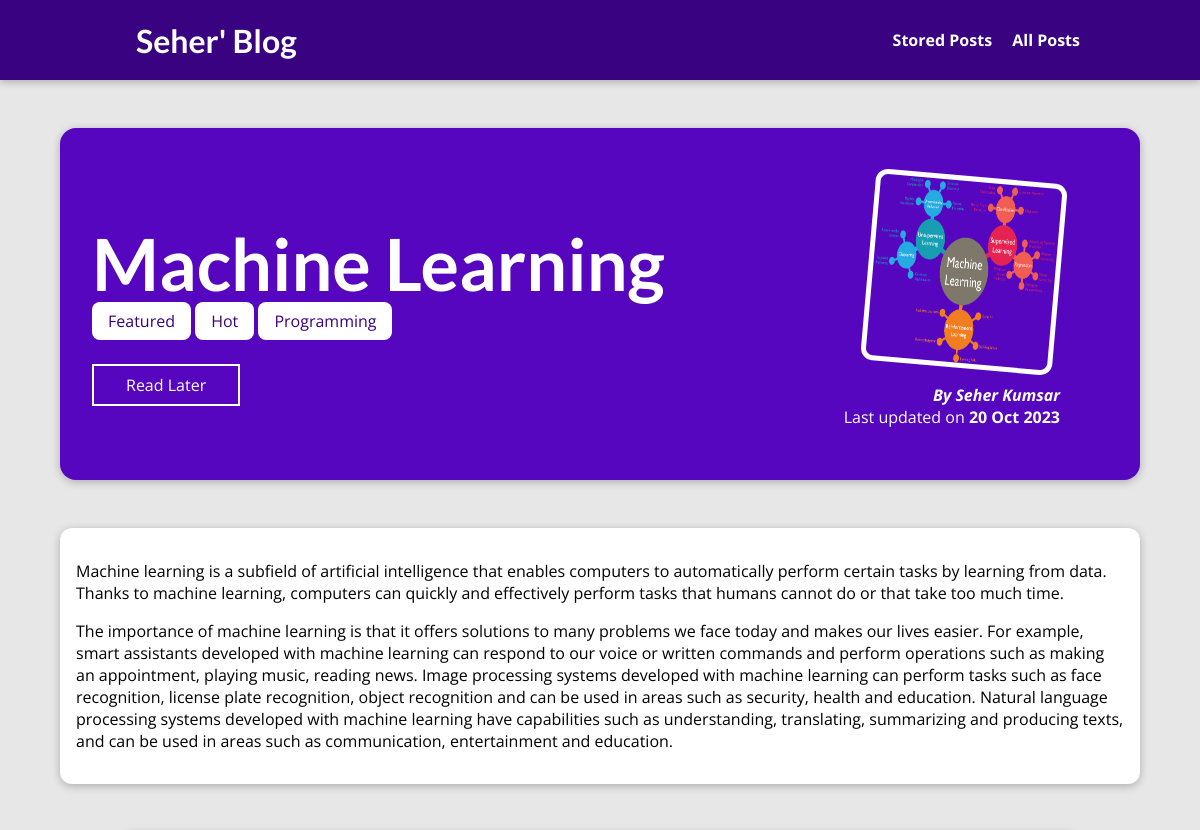
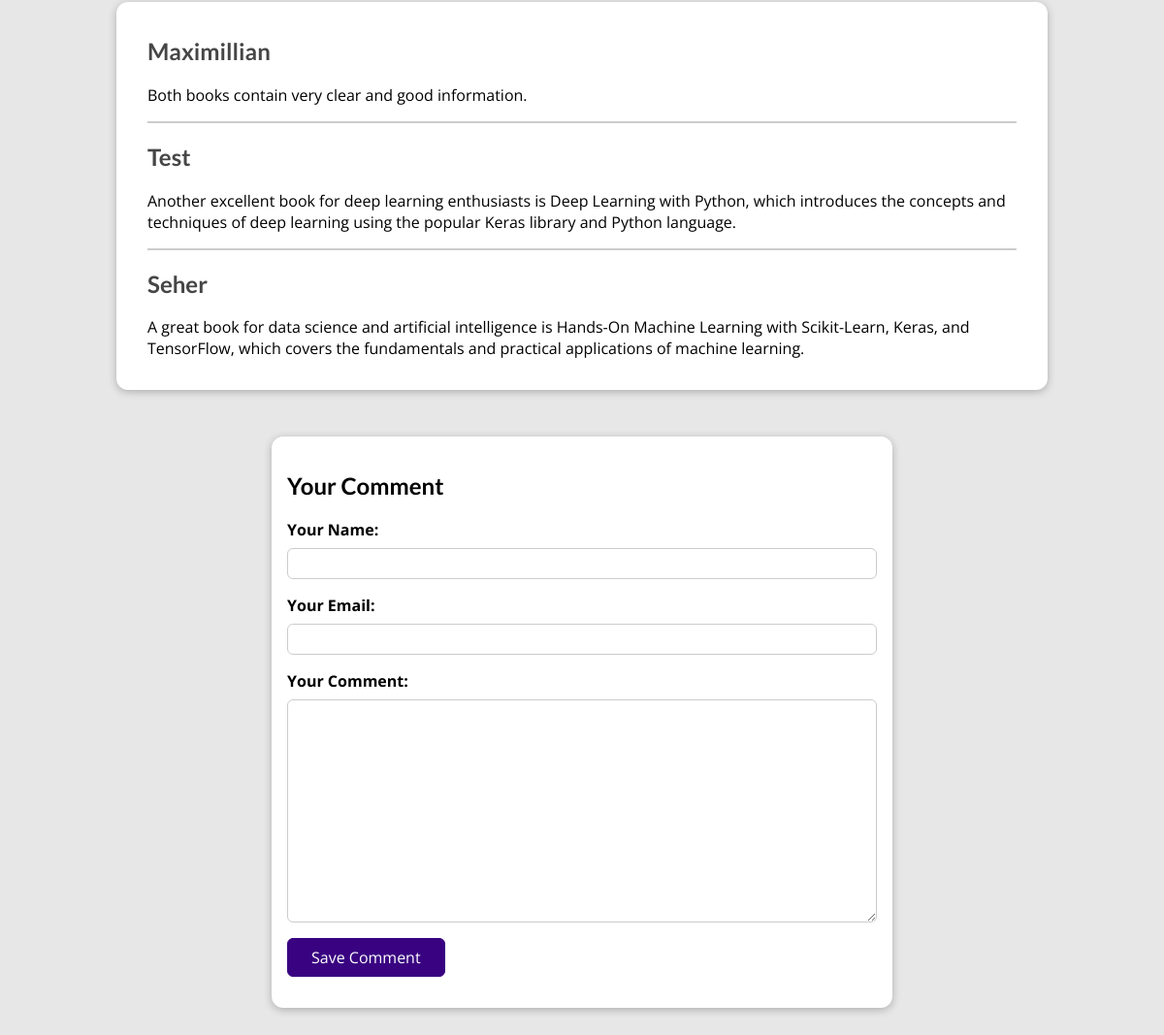
The page /posts/machine-learning on the database its author committed (2 pictures, top to bottom).
### blog/models.py (models this page shows, shortened)
class Post(models.Model):
    title = models.CharField(max_length=150)
    excerpt = models.CharField(max_length=200, validators=[MinLengthValidator(25)])
    image = models.ImageField(upload_to="posts", null=True)
    date = models.DateField(auto_now=True)
    slug = models.SlugField(unique=True, db_index=True)
    content = models.TextField(validators=[MinLengthValidator(10)])
    author = models.ForeignKey(Author, on_delete=models.SET_NULL, null=True, related_name="posts") # but cannot be null
    tag = models.ManyToManyField(Tag)

class Tag(models.Model):
    caption = models.CharField(max_length=20)

class Author(models.Model):
    first_name = models.CharField(max_length=100)
    last_name = models.CharField(max_length=100)
    email_address = models.EmailField()
    def full_name(self):
        return f"{self.first_name} {self.last_name}"
    def __str__(self):
        return self.full_name()

class Comment(models.Model):
    user_name = models.CharField(max_length=120) # Your name
    user_email = models.EmailField() # Your Email
    text = models.TextField(max_length=400)
    post = models.ForeignKey(Post, on_delete=models.CASCADE, related_name="comments")

### blog/views.py (the view, shortened to what this page needs)
# urls.py: path("posts/<slug:slug>", views.SinglePostView.as_view(),
class SinglePostView(View):
    def is_stored_post(self, request, post_id):
        stored_posts = request.session.get("stored_posts")
        if stored_posts is not None:
          is_saved_for_later = post_id in stored_posts
        else:
          is_saved_for_later = False
        return is_saved_for_later
    def get(self, request, slug):
        post = Post.objects.get(slug=slug)
        context = {
          "post": post,
          "post_tags": post.tag.all(),
          "comment_form": CommentForm(),
          "comments": post.comments.all().order_by("-id"),
          "saved_for_later": self.is_stored_post(request, post.id)
        }
        return render(request, "blog/post-detail.html", context)

### blog/forms.py
class CommentForm(forms.ModelForm):
    class Meta:
        model = Comment
        exclude = ["post"]
        labels = {
          "user_name": "Your Name",
          "user_email": "Your Email",
          "text": "Your Comment"
        }

### blog/templates/blog/post-detail.html (shortened to what this page needs)
{% extends "base.html" %}
{% load static %}
{% block css_files %}
<link rel="stylesheet" href="{% static "blog/post-detail.css" %}" />
{% endblock %}
{% block content %}
<section id="summary">
  <h2>{{ post.title }}</h2>
  <div>
    {% for tag in post_tags %}
      <span class="tag">{{ tag.caption }}</span>
    {% endfor %}
  </div>
  <div id="read-later">
    <form action="{% url "read-later" %}" method="POST">
      <button>
        {% if saved_for_later %}
          Remove from "Read Later" List
        {% else %}
          Read Later
        {% endif %}
      </button>
    </form>
  </div>
  <article>
    <img src="{{ post.image.url}}" alt="{{ post.title }}" />
    <address>By <a href = "mailto: {{ post.author.email_address}}">{{ post.author }}</a></address>
    <div>Last updated on <time>{{ post.date|date:"d M Y" }}</time></div>
  </article>
</section>
<main>
  {{ post.content|linebreaks }}
</main>
<section id="comments">
  <ul>
    {% for comment in comments %}
      <li>
        <h2>{{ comment.user_name }}</h2>
        <p>{{ comment.text|linebreaks }}</p>
      </li>
    {% endfor %}
  </ul>
</section>
<section id="comment-form">
  <h2>Your Comment</h2>
  <form action="{% url "post-detail-page" post.slug %}" method="POST">
    {% for form_field in comment_form %}
      <div class="form-control {% if form_field.errors %}invalid{% endif %}">
        {{ form_field.label_tag }}
        {{ form_field }}
      </div>
    {% endfor %}
    <button>Save Comment</button>
  </form>
</section>
{% endblock %}

### templates/base.html (shortened to what this page needs)
{% load static %}
<!DOCTYPE html>
<html lang="en">
<head>
  <link rel="stylesheet" href="{% static "app.css" %}">
  {% block css_files %}{% endblock %}
</head>
<body>
  <header id="main-navigation">
    <h1><a href="{% url "starting-page" %}">Seher' Blog</a></h1>
    <nav>
      <a href="{% url "read-later" %}">Stored Posts</a>
      <a href="{% url "posts-page" %}">All Posts</a>
    </nav>
  </header>
  {% block content %}
  {% endblock %}
</body>
</html>

### static/app.css (style rules this page uses)
* { box-sizing: border-box; }
html { font-family: 'Open Sans', 'Lato', sans-serif; }
body { margin: 0; }
h1, h2, h3 { font-family: 'Lato', sans-serif; font-weight: bold; }
#main-navigation { width: 100%; height: 5rem; display: flex; justify-content: space-between; align-items: center; padding: 0 10%; position: absolute; top: 0; left: 0; }
#main-navigation a { text-decoration: none; color: white; font-weight: bold; margin-left: 1rem; }

### blog/static/blog/post-detail.css (style rules this page uses)
body { background-color: #e7e7e7; }
#main-navigation { background-color: #390281; box-shadow: 0 2px 8px rgba(0, 0, 0, 0.25); }
#summary { margin: 8rem auto 3rem auto; padding: 2rem; width: 90%; max-width: 90rem; border-radius: 16px; background-color: #5706c0; position: relative; box-shadow: 0 2px 8px rgba(0, 0, 0, 0.25); height: 22rem; }
#summary h2 { color: white; font-size: 4.5rem; margin-bottom: 0.25rem; }
#summary article { position: absolute; top: 2rem; right: 3rem; padding: 1rem 2rem; border-radius: 12px; text-align: right; color: white; }
#summary article img { width: 12rem; height: 12rem; border-radius: 12px; transform: rotateZ(5deg); border: 5px solid white; margin-bottom: 1rem; }
#summary address { font-weight: bold; }
#summary a { color: white; text-decoration: none; }
#summary time { font-weight: bold; }
#read-later { margin: 2rem 0; }
#read-later button { background-color: transparent; border: 2px solid white; padding: 0.5rem 2rem; font: inherit; color: white; cursor: pointer; }
main { width: 90%; max-width: 90rem; margin: 3rem auto; background-color: white; padding: 1rem; border-radius: 12px; box-shadow: 0 2px 8px rgba(0, 0, 0, 0.25); }
.tag { background-color: white; color: #390281; padding: 0.5rem 1rem; border-radius: 8px; }
#comment-form { margin: 3rem auto; width: 90%; max-width: 40rem; border-radius: 12px; background-color: white; box-shadow: 0 2px 8px rgba(0, 0, 0, 0.25); padding: 1rem; }
#comment-form button { font: inherit; background-color: #390281; color: white; border: 1px solid #390281; padding: 0.5rem 1.5rem; border-radius: 6px; cursor: pointer; }
.form-control { margin-bottom: 1rem; }
.form-control label { font-weight: bold; margin-bottom: 0.5rem; display: block; }
.form-control input, .form-control textarea { display: block; width: 100%; font: inherit; padding: 0.25rem; border-radius: 6px; border: 1px solid #ccc; }
#comments { margin: 3rem auto; width: 90%; max-width: 60rem; border-radius: 12px; background-color: white; box-shadow: 0 2px 8px rgba(0, 0, 0, 0.25); padding: 1rem 2rem; }
#comments ul { list-style: none; margin: 0; padding: 0; }
#comments li { margin-bottom: 1rem; border-bottom: 2px solid #ccc; }
#comments li:last-of-type { border-bottom: none; }
#comments h2 { color: #464646; }

### rows shown on the page
Post: title "Machine Learning", image (picture), author "Seher Kumsar", date "20 Oct 2023", content "Machine learning is a subfield of artificial intelligence that enables computers to automatically perform certain tasks by learning from data. Thanks to machine learning, computers can quickly and effectively perform tasks that humans cannot do or that take too much time. The importance of machine learning is that it offers solutions to many problems we face today and makes our lives easier. For example, smart assistants developed with machine learning can respond to our voice or written commands and perform operations such as making an appointment, playing music, reading news. Image processing systems developed with machine learning can perform tasks such as face recognition, license plate…"
Tag: caption "Featured"
Tag: caption "Hot"
Tag: caption "Programming"
Comment: user_name "Maximillian", text "Both books contain very clear and good information."
Comment: user_name "Test", text "Another excellent book for deep learning enthusiasts is Deep Learning with Python, which introduces the concepts and techniques of deep learning using the popular Keras library and Python language."
Comment: user_name "Seher", text "A great book for data science and artificial intelligence is Hands-On Machine Learning with Scikit-Learn, Keras, and TensorFlow, which covers the fundamentals and practical applications of machine learning."
